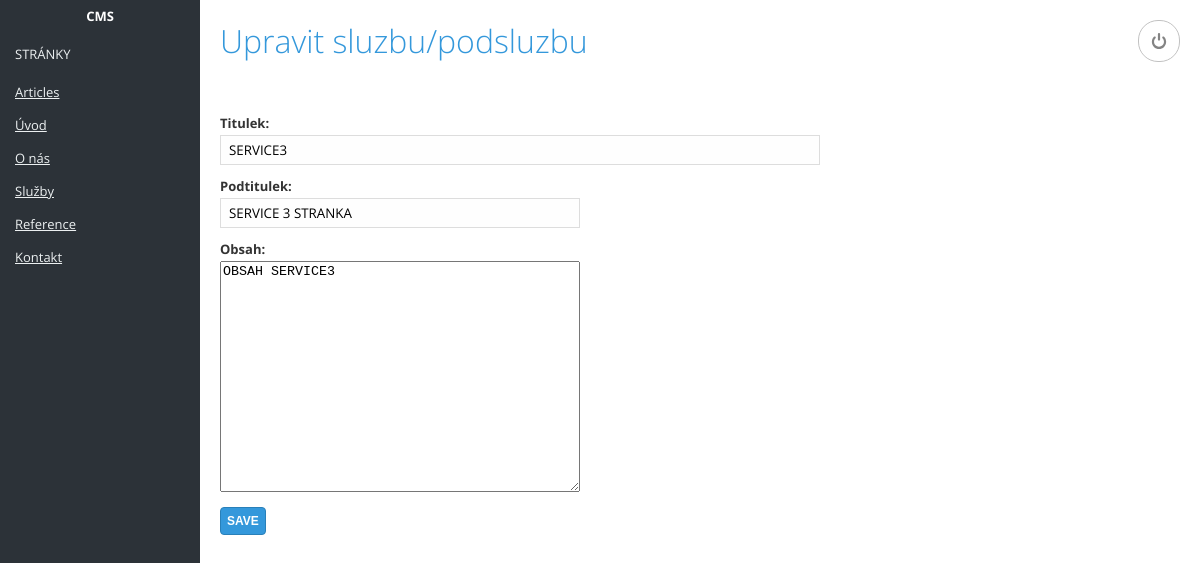
The app's page /pbl/admin/service-detail.php with its own data.
### tables this page shows
CREATE TABLE IF NOT EXISTS `services` (
      `ID` mediumint(9) NOT NULL AUTO_INCREMENT,
      `title` varchar(250) NOT NULL,
      `subtitle` varchar(500) NOT NULL,
      `content` TEXT,
      `subservice` BOOLEAN,
      `page_id` mediumint(9) NOT NULL,
      PRIMARY KEY (`ID`),
      FOREIGN KEY (`page_id`) REFERENCES pageServices(`ID`)
    );

### pbl/admin/scripts/datahandler.php (called while the page is built, shortened)
<?php
function data_handler($page,$dbaction,$dataid){
  require_once('config.php');
  $res = connect();
  $action = $dbaction;
  $title_set = isset($_POST['title']) ? $_POST['title'] : '';
  $subtitle_set = isset($_POST['subtitle']) ? $_POST['subtitle'] : '';
  $content_set = isset($_POST['content']) ? $_POST['content'] : '';
  $id_set = isset($_POST['id']) ? $_POST['id'] : '';
  $page_name = $page;
  switch($page_name){
      case "service":
        if (strcmp($action, "select") == 0){
              if ($dataid != ''){
                  $sql = "SELECT * FROM services WHERE ID = '$dataid'";
              }
               else {
                  $sql = "SELECT * FROM services";
               }
              $result = mysqli_query($res,$sql) or die ("Unable to LOAD data!");
              return $result;
        }
        break;
  }
}

### pbl/admin/scripts/config.php (called while the page is built, shortened)
<?php
 function test_input($data) {
   $data = trim($data);
   $data = stripslashes($data);
   $data = str_replace(array("\r","\n"),"",$data);
   return $data;
}
?>

### pbl/admin/service-detail.php (the view, shortened to what this page needs)
<?php
if (isset($_POST['submit'])){
	require_once('scripts/datahandler.php');
	$name="service";
	$action="update";
	data_handler($name,$action,'');
}
	else {
		require_once('scripts/datahandler.php');
		$name="service";
		$action="select";
        $edit = isset($_GET['edit']) ? $_GET['edit'] : '';
		$result_select = data_handler($name,$action,$edit);
		while($row = mysqli_fetch_array($result_select)){
            $title = $row['title'];
            $subtitle=$row['subtitle'];
            $content = $row['content'];
	    }
	}
?>
<!DOCTYPE html>
<html>
<?php include 'meta.php'; ?>
<body>
<?php include 'navigation.php'; ?>
<div id="content">
	<h1>Upravit sluzbu/podsluzbu</h1>
	<form method="POST" action="">
	<div class="form-basic" id="form">
		<div class="form-group">
			<label>Titulek:</label>
			<input type="text" class="form-ctrl title" <?php echo 'value="'.$title.'"'; ?> name="title" id="title">
		</div>
		<div class="form-group">
			<label>Podtitulek:</label>
			<input type="text" class="form-ctrl subtitle" name="subtitle" <?php echo 'value="'.$subtitle.'"'; ?> id="subtitle">
		</div>
		<div class="form-group">
			<label>Obsah:</label>
			<textarea class="form-ctrl" id="trumbowyg-demo" rows="15" name="content" ><?php echo $content; ?></textarea>
		</div>
		<button class="btn btn-submit" id="btn" data-id="about" name="submit">Save</button>
	  </div>
	 </form>
</div>
</body>
</html>

### pbl/admin/css/style.css (style rules this page uses)
body,html { height:100%;font-family:'Open Sans',sans-serif;font-size:13px }
#content { padding:20px 20px 20px 220px }
h1 { font-weight:300;color:#3498db;font-size:32px;margin:5px 0 10px }
input { border:1px solid #ddd;background-color:#fefefe;padding:5px 8px;width:50%;font-family:'Open Sans',sans-serif;box-sizing:border-box }
a.button,button { background-color:#3498db;color:#fff;font-weight:700;font-size:12px;text-transform:uppercase;display:block;text-align:center;text-decoration:none;border:1px solid #2980b9;border-radius:4px;max-width:100px;padding:6px;margin:10px 0;cursor:pointer }
div#form,form { max-width:600px;margin:30px 0 15px;overflow:hidden }
div#form .form-group,form .form-group { margin:0 0 15px }
div#form .form-group>*,form .form-group>* { box-sizing:border-box;margin:0 0 5px }
div#form .form-group label,form .form-group label { display:block;font-weight:700;color:#333 }
div#form .form-group .form-ctrl,form .form-group .form-ctrl { width:60%;display:block }
div#form .form-group .form-ctrl.title,form .form-group .form-ctrl.title { width:100% }

### records on screen
services: title "SERVICE3", subtitle "SERVICE 3 STRANKA", content "OBSAH SERVICE3"
